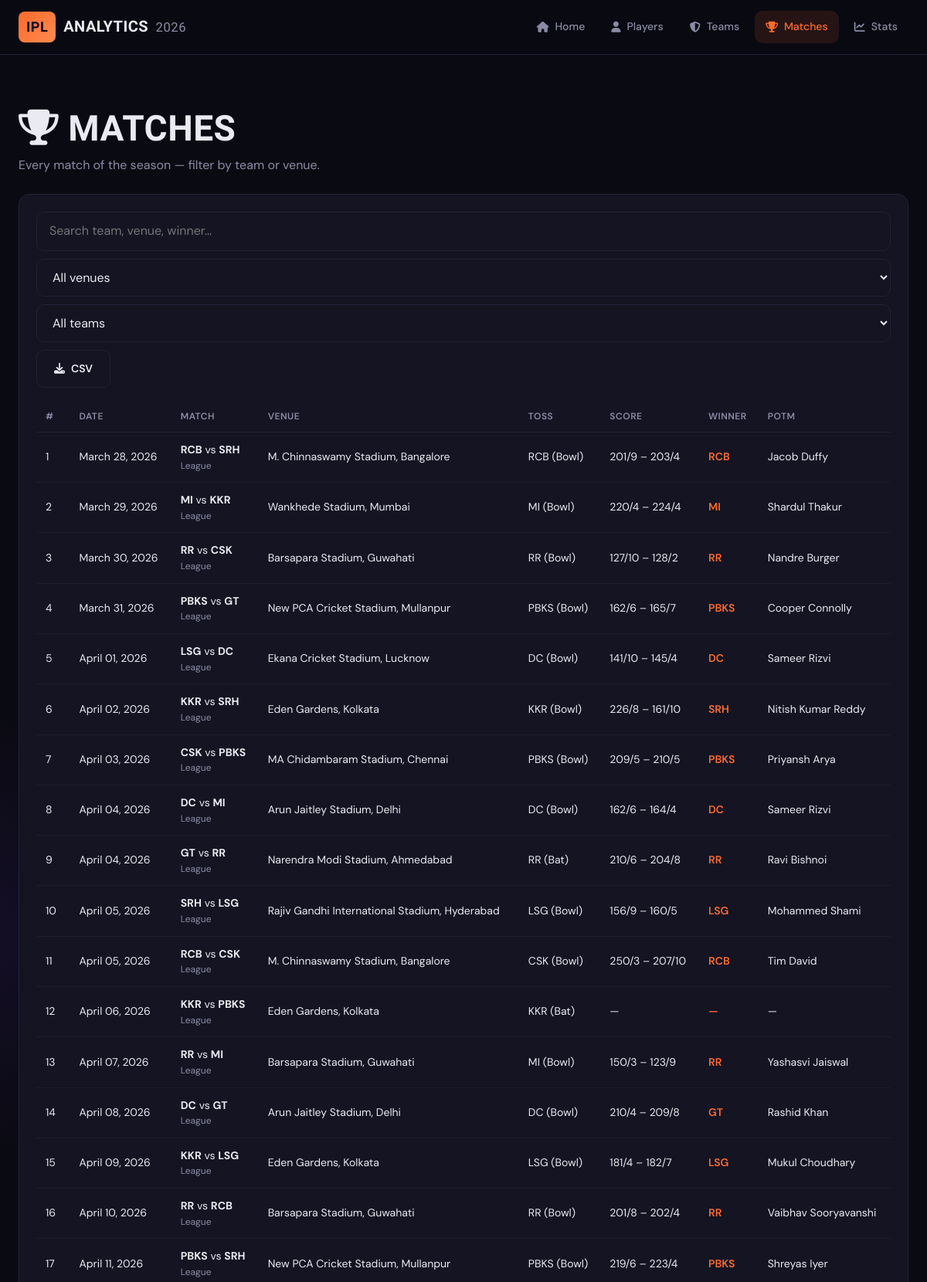
Screenshot of /matches (upper part) with the database file from the repository.
### tables this page shows
CREATE TABLE "matches" (
"match_id" INTEGER,
  "date" TEXT,
  "venue" TEXT,
  "team1" TEXT,
  "team2" TEXT,
  "stage" TEXT,
  "toss_winner" TEXT,
  "toss_decision" TEXT,
  "first_ings_score" REAL,
  "first_ings_wkts" REAL,
  "second_ings_score" REAL,
  "second_ings_wkts" REAL,
  "match_result" TEXT,
  "match_winner" TEXT,
  "wb_runs" REAL,
  "wb_wickets" REAL,
  "balls_left" REAL,
  "player_of_the_match" TEXT,
  "top_scorer" TEXT,
  "highscore" REAL,
  "best_bowling" TEXT,
  "best_bowling_figure" TEXT,
  "super_over_match" TEXT
);

### app.py (the view)
@app.route("/matches")
def matches():
    all_matches = get_all_matches()
    venues_raw, teams_raw = get_match_filters()
    return render_template(
        "matches.html",
        matches=all_matches,
        venues=[v["venue"] for v in venues_raw],
        teams=[t["team1"] for t in teams_raw],
        chart_toss=chart_toss_impact(),
        chart_venue=chart_venue_wins(),
        active="matches",
    )

### app.py (called while the page is built)
@app.context_processor
def inject_globals():
    return dict(team_full=TEAM_FULL, team_colors=TEAM_COLORS)

### utils.py (called while the page is built)
def get_conn():
    conn = sqlite3.connect(DB_PATH)
    conn.row_factory = sqlite3.Row
    return conn

def query_df(sql, params=()):
    conn = get_conn()
    df = pd.read_sql_query(sql, conn, params=params)
    conn.close()
    return df

def query_all(sql, params=()):
    conn = get_conn()
    cur = conn.cursor()
    rows = cur.execute(sql, params).fetchall()
    conn.close()
    return [dict(r) for r in rows]

def _setup_dark_fig(w=10, h=5):
    fig, ax = plt.subplots(figsize=(w, h))
    fig.patch.set_facecolor(DARK_BG)
    ax.set_facecolor(CARD_BG)
    ax.tick_params(colors=TEXT_COLOR, labelsize=9)
    ax.xaxis.label.set_color(TEXT_COLOR)
    ax.yaxis.label.set_color(TEXT_COLOR)
    ax.title.set_color(TEXT_COLOR)
    ax.spines["bottom"].set_color(GRID_COLOR)
    ax.spines["left"].set_color(GRID_COLOR)
    ax.spines["top"].set_visible(False)
    ax.spines["right"].set_visible(False)
    ax.yaxis.grid(True, color=GRID_COLOR, linestyle="--", alpha=0.5)
    ax.set_axisbelow(True)
    return fig, ax

def fig_to_b64(fig):
    buf = io.BytesIO()
    fig.savefig(buf, format="png", bbox_inches="tight", dpi=130,
                facecolor=fig.get_facecolor())
    plt.close(fig)
    return base64.b64encode(buf.getvalue()).decode()

def get_all_matches():
    return query_all("SELECT * FROM matches ORDER BY match_id")

def get_match_filters():
    venues = query_all("SELECT DISTINCT venue FROM matches ORDER BY venue")
    teams = query_all("SELECT DISTINCT team1 FROM matches ORDER BY team1")
    return venues, teams

def chart_toss_impact():
    df = query_df("""
        SELECT toss_decision,
               SUM(CASE WHEN toss_winner=match_winner THEN 1 ELSE 0 END) as toss_wins,
               COUNT(*) as total
        FROM matches WHERE match_result='completed'
        GROUP BY toss_decision
    """)
    df["toss_loss"] = df["total"] - df["toss_wins"]
    fig, ax = _setup_dark_fig(7, 5)
    x = np.arange(len(df))
    w = 0.35
    ax.bar(x - w/2, df["toss_wins"], w, label="Won match", color=ORANGE, zorder=3)
    ax.bar(x + w/2, df["toss_loss"], w, label="Lost match", color="#3a3a5c", zorder=3)
    ax.set_xticks(x)
    ax.set_xticklabels(df["toss_decision"])
    ax.set_title("Toss Decision Impact", fontsize=13, fontweight="bold", pad=12)
    ax.legend(facecolor=CARD_BG, labelcolor=TEXT_COLOR)
    fig.tight_layout()
    return fig_to_b64(fig)

### templates/matches.html (shortened to what this page needs)
{% extends "base.html" %}
{% block content %}
<section class="page-head container">
  <h1><i class="fa-solid fa-trophy"></i> Matches</h1>
  <p class="muted">Every match of the season — filter by team or venue.</p>
</section>
<section class="container">
  <div class="card">
    <div class="filter-bar">
      <input id="m-search" placeholder="Search team, venue, winner…"/>
      <select id="m-venue"><option value="">All venues</option>{% for v in venues %}<option>{{ v }}</option>{% endfor %}</select>
      <select id="m-team"><option value="">All teams</option>{% for t in teams %}<option>{{ t }}</option>{% endfor %}</select>
      <a class="btn btn-ghost" href="{{ url_for('export_csv', table='matches') }}"><i class="fa-solid fa-download"></i> CSV</a>
    </div>
    <div class="table-wrap">
    <table class="data" id="matches-table">
      <thead><tr><th>#</th><th>Date</th><th>Match</th><th>Venue</th><th>Toss</th><th>Score</th><th>Winner</th><th>POTM</th></tr></thead>
      <tbody>
      {% for m in matches %}
      <tr data-team1="{{ m.team1 }}" data-team2="{{ m.team2 }}" data-venue="{{ m.venue }}" data-winner="{{ m.match_winner or '' }}">
        <td>{{ m.match_id }}</td>
        <td>{{ m.date }}</td>
        <td><b>{{ m.team1 }}</b> vs <b>{{ m.team2 }}</b><div class="muted small">{{ m.stage }}</div></td>
        <td>{{ m.venue }}</td>
        <td>{{ m.toss_winner }} ({{ m.toss_decision }})</td>
        <td>{% if m.first_ings_score %}{{ m.first_ings_score|int }}/{{ m.first_ings_wkts|int }} – {{ m.second_ings_score|int }}/{{ m.second_ings_wkts|int }}{% else %}—{% endif %}</td>
        <td><span class="winner">{{ m.match_winner or '—' }}</span></td>
        <td>{{ m.player_of_the_match or '—' }}</td>
      </tr>
      {% endfor %}
      </tbody>
    </table>
    </div>
  </div>
</section>
{% endblock %}

### static/css/style.css (style rules this page uses)
:root { --bg:#0a0a12; --bg-2:#0f0f1a; --card:#141422; --card-2:#1a1a2c; --line:#22223a; --text:#eaeaf2; --muted:#8b8ba6; --orange:#ff6b2b; --orange-2:#ff8a4f; --purple:#7c3aed; --gold:#f5c518; --pos:#22c55e; --neg:#ef4444; --radius:14px; --shadow:0 12px 40px -12px rgba(255,107,43,.25); }
* { box-sizing:border-box;margin:0;padding:0 }
html { scroll-behavior:smooth }
body { background:radial-gradient(1200px 600px at 80% -10%,rgba(255,107,43,.12),transparent 60%), radial-gradient(900px 500px at -10% 30%,rgba(124,58,237,.10),transparent 60%), var(--bg); color:var(--text);font-family:'DM Sans',system-ui,sans-serif; min-height:100vh;line-height:1.55;-webkit-font-smoothing:antialiased; }
a { color:inherit;text-decoration:none }
.container { max-width:1240px;margin:0 auto;padding:0 24px }
.muted { color:var(--muted) }
.small { font-size:12px }
.btn { display:inline-flex;gap:8px;align-items:center;padding:13px 22px;border-radius:10px;font-weight:600;font-size:14px;cursor:pointer;border:1px solid transparent;transition:.2s;text-decoration:none }
.btn-ghost { background:var(--card);border-color:var(--line);color:var(--text) }
.page-head { padding:60px 24px 24px }
.page-head h1 { font-family:'Barlow Condensed',sans-serif;font-size:46px;text-transform:uppercase;letter-spacing:.5px }
.card { background:var(--card);border:1px solid var(--line);border-radius:var(--radius);padding:22px;margin-bottom:24px }
.table-wrap { overflow-x:auto }
table.data { width:100%;border-collapse:collapse;font-size:14px }
table.data th { text-align:left;padding:10px 12px;color:var(--muted);font-weight:600;font-size:12px;text-transform:uppercase;letter-spacing:.5px;border-bottom:1px solid var(--line);white-space:nowrap }
table.data td { padding:12px;border-bottom:1px solid rgba(255,255,255,.04);white-space:nowrap }
.winner { color:var(--orange);font-weight:600 }
.search-bar input,.filter-bar input,.filter-bar select,.h2h-bar select { width:100%;padding:12px 16px 12px 44px;background:var(--card);border:1px solid var(--line);border-radius:10px;color:var(--text);font:inherit;outline:none;transition:.2s }
.filter-bar { display:flex;gap:10px;margin-bottom:18px;flex-wrap:wrap }
.filter-bar input { padding-left:16px;flex:1;min-width:200px }
.filter-bar select { padding-left:16px;min-width:180px }

### rows the page displays
matches: match_id "1", date "March 28, 2026", team1 "RCB", team2 "SRH", stage "League", venue "M. Chinnaswamy Stadium, Bangalore", toss_winner "RCB", toss_decision "Bowl", first_ings_score "201", first_ings_wkts "9", second_ings_score "203", second_ings_wkts "4", match_winner "RCB", player_of_the_match "Jacob Duffy"
matches: match_id "2", date "March 29, 2026", team1 "MI", team2 "KKR", stage "League", venue "Wankhede Stadium, Mumbai", toss_winner "MI", toss_decision "Bowl", first_ings_score "220", first_ings_wkts "4", second_ings_score "224", second_ings_wkts "4", match_winner "MI", player_of_the_match "Shardul Thakur"
matches: match_id "3", date "March 30, 2026", team1 "RR", team2 "CSK", stage "League", venue "Barsapara Stadium, Guwahati", toss_winner "RR", toss_decision "Bowl", first_ings_score "127", first_ings_wkts "10", second_ings_score "128", second_ings_wkts "2", match_winner "RR", player_of_the_match "Nandre Burger"
matches: match_id "4", date "March 31, 2026", team1 "PBKS", team2 "GT", stage "League", venue "New PCA Cricket Stadium, Mullanpur", toss_winner "PBKS", toss_decision "Bowl", first_ings_score "162", first_ings_wkts "6", second_ings_score "165", second_ings_wkts "7", match_winner "PBKS", player_of_the_match "Cooper Connolly"
matches: match_id "5", date "April 01, 2026", team1 "LSG", team2 "DC", stage "League", venue "Ekana Cricket Stadium, Lucknow", toss_winner "DC", toss_decision "Bowl", first_ings_score "141", first_ings_wkts "10", second_ings_score "145", second_ings_wkts "4", match_winner "DC", player_of_the_match "Sameer Rizvi"
matches: match_id "6", date "April 02, 2026", team1 "KKR", team2 "SRH", stage "League", venue "Eden Gardens, Kolkata", toss_winner "KKR", toss_decision "Bowl", first_ings_score "226", first_ings_wkts "8", second_ings_score "161", second_ings_wkts "10", match_winner "SRH", player_of_the_match "Nitish Kumar Reddy"
matches: match_id "7", date "April 03, 2026", team1 "CSK", team2 "PBKS", stage "League", venue "MA Chidambaram Stadium, Chennai", toss_winner "PBKS", toss_decision "Bowl", first_ings_score "209", first_ings_wkts "5", second_ings_score "210", second_ings_wkts "5", match_winner "PBKS", player_of_the_match "Priyansh Arya"
matches: match_id "8", date "April 04, 2026", team1 "DC", team2 "MI", stage "League", venue "Arun Jaitley Stadium, Delhi", toss_winner "DC", toss_decision "Bowl", first_ings_score "162", first_ings_wkts "6", second_ings_score "164", second_ings_wkts "4", match_winner "DC", player_of_the_match "Sameer Rizvi"
matches: match_id "9", date "April 04, 2026", team1 "GT", team2 "RR", stage "League", venue "Narendra Modi Stadium, Ahmedabad", toss_winner "RR", toss_decision "Bat", first_ings_score "210", first_ings_wkts "6", second_ings_score "204", second_ings_wkts "8", match_winner "RR", player_of_the_match "Ravi Bishnoi"
matches: match_id "10", date "April 05, 2026", team1 "SRH", team2 "LSG", stage "League", venue "Rajiv Gandhi International Stadium, Hyderabad", toss_winner "LSG", toss_decision "Bowl", first_ings_score "156", first_ings_wkts "9", second_ings_score "160", second_ings_wkts "5", match_winner "LSG", player_of_the_match "Mohammed Shami"
matches: match_id "11", date "April 05, 2026", team1 "RCB", team2 "CSK", stage "League", venue "M. Chinnaswamy Stadium, Bangalore", toss_winner "CSK", toss_decision "Bowl", first_ings_score "250", first_ings_wkts "3", second_ings_score "207", second_ings_wkts "10", match_winner "RCB", player_of_the_match "Tim David"
matches: match_id "12", date "April 06, 2026", team1 "KKR", team2 "PBKS", stage "League", venue "Eden Gardens, Kolkata", toss_winner "KKR", toss_decision "Bat", match_winner "—", player_of_the_match "—"
matches: match_id "13", date "April 07, 2026", team1 "RR", team2 "MI", stage "League", venue "Barsapara Stadium, Guwahati", toss_winner "MI", toss_decision "Bowl", first_ings_score "150", first_ings_wkts "3", second_ings_score "123", second_ings_wkts "9", match_winner "RR", player_of_the_match "Yashasvi Jaiswal"
matches: match_id "14", date "April 08, 2026", team1 "DC", team2 "GT", stage "League", venue "Arun Jaitley Stadium, Delhi", toss_winner "DC", toss_decision "Bowl", first_ings_score "210", first_ings_wkts "4", second_ings_score "209", second_ings_wkts "8", match_winner "GT", player_of_the_match "Rashid Khan"
matches: match_id "15", date "April 09, 2026", team1 "KKR", team2 "LSG", stage "League", venue "Eden Gardens, Kolkata", toss_winner "LSG", toss_decision "Bowl", first_ings_score "181", first_ings_wkts "4", second_ings_score "182", second_ings_wkts "7", match_winner "LSG", player_of_the_match "Mukul Choudhary"
matches: match_id "16", date "April 10, 2026", team1 "RR", team2 "RCB", stage "League", venue "Barsapara Stadium, Guwahati", toss_winner "RR", toss_decision "Bowl", first_ings_score "201", first_ings_wkts "8", second_ings_score "202", second_ings_wkts "4", match_winner "RR", player_of_the_match "Vaibhav Sooryavanshi"
matches: match_id "17", date "April 11, 2026", team1 "PBKS", team2 "SRH", stage "League", venue "New PCA Cricket Stadium, Mullanpur", toss_winner "PBKS", toss_decision "Bowl", first_ings_score "219", first_ings_wkts "6", second_ings_score "223", second_ings_wkts "4", match_winner "PBKS", player_of_the_match "Shreyas Iyer"
